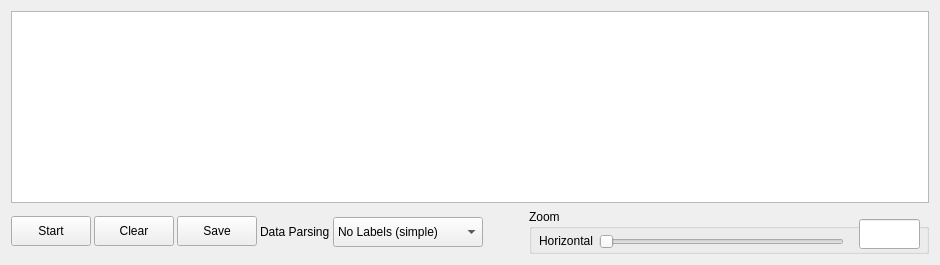
      <widget class="QWidget" name="Plotter">
       <property name="sizePolicy">
        <sizepolicy hsizetype="Expanding" vsizetype="Expanding">
         <horstretch>1</horstretch>
         <verstretch>1</verstretch>
        </sizepolicy>
       </property>
       <attribute name="title">
        <string>Plotter</string>
       </attribute>
       <layout class="QVBoxLayout" name="verticalLayout_Plotter">
        <item>
         <widget class="QGraphicsView" name="chartView">
          <property name="sizePolicy">
           <sizepolicy hsizetype="Expanding" vsizetype="Expanding">
            <horstretch>1</horstretch>
            <verstretch>1</verstretch>
           </sizepolicy>
          </property>
         </widget>
        </item>
        <item>
         <layout class="QHBoxLayout" name="horizontalLayout_bottom_Plotter" stretch="1,1,1">
          <item>
           <layout class="QHBoxLayout" name="horizontalLayout_bottom_left">
            <property name="spacing">
             <number>3</number>
            </property>
            <item>
             <widget class="QPushButton" name="pushButton_ChartStartStop">
              <property name="minimumSize">
               <size>
                <width>0</width>
                <height>30</height>
               </size>
              </property>
              <property name="maximumSize">
               <size>
                <width>16777215</width>
                <height>30</height>
               </size>
              </property>
              <property name="font">
               <font>
                <pointsize>9</pointsize>
               </font>
              </property>
              <property name="text">
               <string>Start</string>
              </property>
             </widget>
            </item>
            <item>
             <widget class="QPushButton" name="pushButton_ChartClear">
              <property name="minimumSize">
               <size>
                <width>0</width>
                <height>30</height>
               </size>
              </property>
              <property name="maximumSize">
               <size>
                <width>16777215</width>
                <height>30</height>
               </size>
              </property>
              <property name="font">
               <font>
                <pointsize>9</pointsize>
               </font>
              </property>
              <property name="text">
               <string>Clear</string>
              </property>
             </widget>
            </item>
            <item>
             <widget class="QPushButton" name="pushButton_ChartSave">
              <property name="minimumSize">
               <size>
                <width>0</width>
                <height>30</height>
               </size>
              </property>
              <property name="maximumSize">
               <size>
                <width>16777215</width>
                <height>30</height>
               </size>
              </property>
              <property name="font">
               <font>
                <pointsize>9</pointsize>
               </font>
              </property>
              <property name="text">
               <string>Save</string>
              </property>
             </widget>
            </item>
            <item>
             <layout class="QFormLayout" name="formLayout_DataSeparator">
              <property name="formAlignment">
               <set>Qt::AlignLeading|Qt::AlignLeft|Qt::AlignVCenter</set>
              </property>
              <item row="0" column="0">
               <widget class="QLabel" name="label_DataSeparation_Plotter">
                <property name="sizePolicy">
                 <sizepolicy hsizetype="Preferred" vsizetype="Fixed">
                  <horstretch>0</horstretch>
                  <verstretch>0</verstretch>
                 </sizepolicy>
                </property>
                <property name="minimumSize">
                 <size>
                  <width>0</width>
                  <height>30</height>
                 </size>
                </property>
                <property name="maximumSize">
                 <size>
                  <width>16777215</width>
                  <height>30</height>
                 </size>
                </property>
                <property name="font">
                 <font>
                  <pointsize>9</pointsize>
                 </font>
                </property>
                <property name="text">
                 <string>Data Parsing</string>
                </property>
               </widget>
              </item>
              <item row="0" column="1">
               <widget class="QComboBox" name="comboBoxDropDown_DataSeparator">
                <property name="sizePolicy">
                 <sizepolicy hsizetype="Preferred" vsizetype="Fixed">
                  <horstretch>0</horstretch>
                  <verstretch>0</verstretch>
                 </sizepolicy>
                </property>
                <property name="minimumSize">
                 <size>
                  <width>150</width>
                  <height>30</height>
                 </size>
                </property>
                <property name="maximumSize">
                 <size>
                  <width>16777215</width>
                  <height>30</height>
                 </size>
                </property>
                <item>
                 <property name="text">
                  <string>No Labels (simple)</string>
                 </property>
                </item>
                <item>
                 <property name="text">
                  <string>With [Label:]</string>
                 </property>
                </item>
                <item>
                 <property name="text">
                  <string>Binary</string>
                 </property>
                </item>
               </widget>
              </item>
             </layout>
            </item>
           </layout>
          </item>
          <item>
           <spacer name="horizontalSpacer_bottom_middle">
            <property name="orientation">
             <enum>Qt::Horizontal</enum>
            </property>
            <property name="sizeHint" stdset="0">
             <size>
              <width>40</width>
              <height>20</height>
             </size>
            </property>
           </spacer>
          </item>
          <item>
           <widget class="QGroupBox" name="groupBox_Zoom">
            <property name="sizePolicy">
             <sizepolicy hsizetype="Fixed" vsizetype="Fixed">
              <horstretch>0</horstretch>
              <verstretch>0</verstretch>
             </sizepolicy>
            </property>
            <property name="minimumSize">
             <size>
              <width>400</width>
              <height>45</height>
             </size>
            </property>
            <property name="maximumSize">
             <size>
              <width>400</width>
              <height>45</height>
             </size>
            </property>
            <property name="title">
             <string>Zoom</string>
            </property>
            <widget class="QLineEdit" name="lineEdit_Horizontal">
             <property name="geometry">
              <rect>
               <x>330</x>
               <y>10</y>
               <width>61</width>
               <height>30</height>
              </rect>
             </property>
             <property name="minimumSize">
              <size>
               <width>0</width>
               <height>30</height>
              </size>
             </property>
             <property name="maximumSize">
              <size>
               <width>16777215</width>
               <height>30</height>
              </size>
             </property>
            </widget>
            <widget class="QWidget" name="layoutWidget">
             <property name="geometry">
              <rect>
               <x>10</x>
               <y>20</y>
               <width>470</width>
               <height>27</height>
              </rect>
             </property>
             <layout class="QFormLayout" name="formLayout_zoomSlider">
              <property name="labelAlignment">
               <set>Qt::AlignLeading|Qt::AlignLeft|Qt::AlignTop</set>
              </property>
              <property name="verticalSpacing">
               <number>0</number>
              </property>
              <item row="0" column="0">
               <widget class="QLabel" name="label_Horizontal">
                <property name="text">
                 <string>Horizontal</string>
                </property>
               </widget>
              </item>
              <item row="0" column="1">
               <widget class="QSlider" name="horizontalSlider_Zoom">
                <property name="sizePolicy">
                 <sizepolicy hsizetype="Fixed" vsizetype="Fixed">
                  <horstretch>0</horstretch>
                  <verstretch>0</verstretch>
                 </sizepolicy>
                </property>
                <property name="minimumSize">
                 <size>
                  <width>245</width>
                  <height>25</height>
                 </size>
                </property>
                <property name="maximumSize">
                 <size>
                  <width>16777215</width>
                  <height>25</height>
                 </size>
                </property>
                <property name="orientation">
                 <enum>Qt::Horizontal</enum>
                </property>
                <property name="tickPosition">
                 <enum>QSlider::NoTicks</enum>
                </property>
               </widget>
              </item>
             </layout>
            </widget>
           </widget>
          </item>
         </layout>
        </item>
       </layout>
      </widget>
